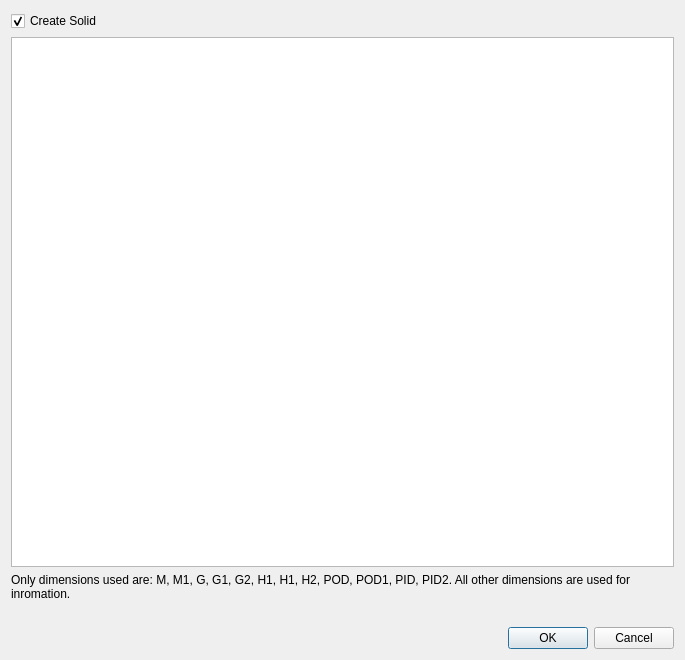
<?xml version="1.0" encoding="UTF-8"?>
<ui version="4.0">
 <class>Dialog</class>
 <widget class="QDialog" name="Dialog">
  <property name="geometry">
   <rect>
    <x>0</x>
    <y>0</y>
    <width>685</width>
    <height>660</height>
   </rect>
  </property>
  <property name="windowTitle">
   <string>Create Tee</string>
  </property>
  <property name="sizeGripEnabled">
   <bool>false</bool>
  </property>
  <layout class="QVBoxLayout" name="verticalLayout_2">
   <item>
    <layout class="QVBoxLayout" name="verticalLayout">
     <property name="sizeConstraint">
      <enum>QLayout::SetMinAndMaxSize</enum>
     </property>
     <property name="leftMargin">
      <number>0</number>
     </property>
     <item>
      <widget class="QCheckBox" name="checkBoxCreateSolid">
       <property name="text">
        <string>Create Solid</string>
       </property>
       <property name="checked">
        <bool>true</bool>
       </property>
      </widget>
     </item>
     <item>
      <widget class="QTableView" name="tableViewParts">
       <property name="selectionMode">
        <enum>QAbstractItemView::SingleSelection</enum>
       </property>
       <property name="selectionBehavior">
        <enum>QAbstractItemView::SelectRows</enum>
       </property>
      </widget>
     </item>
     <item>
      <widget class="QLabel" name="label_2">
       <property name="text">
        <string>&lt;html&gt;&lt;head/&gt;&lt;body&gt;&lt;p&gt;Only dimensions used are: M, M1, G, G1, G2, H1, H1, H2, POD, POD1, PID, PID2. All other dimensions are used for inromation.&lt;/p&gt;&lt;/body&gt;&lt;/html&gt;</string>
       </property>
       <property name="textFormat">
        <enum>Qt::AutoText</enum>
       </property>
       <property name="wordWrap">
        <bool>true</bool>
       </property>
      </widget>
     </item>
     <item>
      <widget class="QLabel" name="label">
       <property name="text">
        <string/>
       </property>
       <property name="pixmap">
        <pixmap>../macros/tee-dimensions.png</pixmap>
       </property>
       <property name="alignment">
        <set>Qt::AlignCenter</set>
       </property>
      </widget>
     </item>
     <item>
      <widget class="QDialogButtonBox" name="buttonBox">
       <property name="orientation">
        <enum>Qt::Horizontal</enum>
       </property>
       <property name="standardButtons">
        <set>QDialogButtonBox::Cancel|QDialogButtonBox::Ok</set>
       </property>
      </widget>
     </item>
    </layout>
   </item>
  </layout>
  <zorder>verticalLayoutWidget</zorder>
  <zorder>label_2</zorder>
 </widget>
 <resources/>
 <connections>
  <connection>
   <sender>buttonBox</sender>
   <signal>accepted()</signal>
   <receiver>Dialog</receiver>
   <slot>accept()</slot>
   <hints>
    <hint type="sourcelabel">
     <x>248</x>
     <y>254</y>
    </hint>
    <hint type="destinationlabel">
     <x>157</x>
     <y>274</y>
    </hint>
   </hints>
  </connection>
  <connection>
   <sender>buttonBox</sender>
   <signal>rejected()</signal>
   <receiver>Dialog</receiver>
   <slot>reject()</slot>
   <hints>
    <hint type="sourcelabel">
     <x>316</x>
     <y>260</y>
    </hint>
    <hint type="destinationlabel">
     <x>286</x>
     <y>274</y>
    </hint>
   </hints>
  </connection>
 </connections>
</ui>
